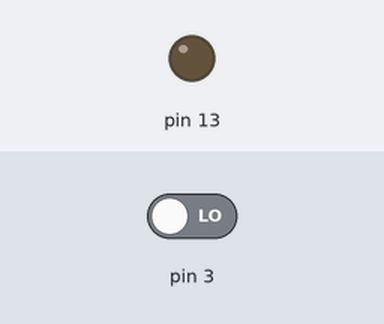
The sketch below on a simulated Arduino Uno, built with avr-gcc and run on an emulated ATmega328P. Shown: output pins drawn as LEDs (lit = HIGH). The inputs (shaded band) are chosen by the test bench; at power-on: pin 3 LOW.

Above: at 1.2 s.
1.3 s: pin 3 driven HIGH
At 1.9 s:
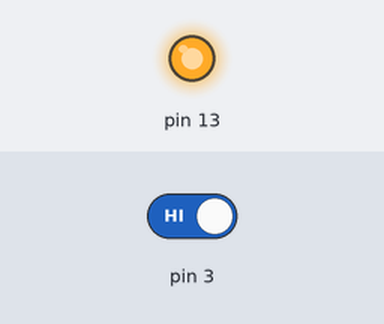
Timing chart, 0 to 4.3 s (numbered marks = the images above; inputs shaded):
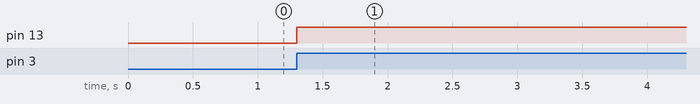

Measured:
- after the input at 1.3 s, pin 13: LOW → HIGH at once

The sketch:

farmer.ino
```cpp
char incomingByte;  // incoming data
int  LED = 12;      // LED pin

void setup() {
 // initialization
  pinMode(3, INPUT);
  pinMode(13,OUTPUT);
  digitalWrite(13,LOW);
}

void loop() {
  while(true){
    if(digitalRead(3) == HIGH){
      digitalWrite(13,HIGH);
      break;
    }
    }
  }
```
